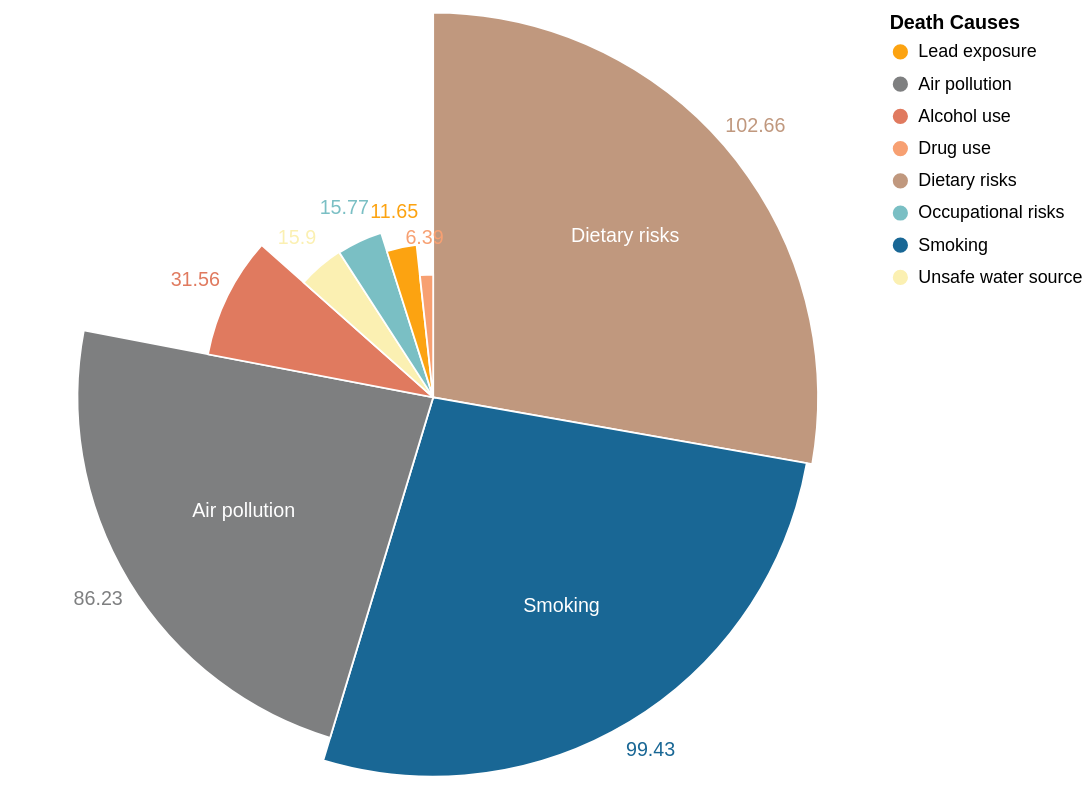

Write a Vega-Lite specification for this figure.
### Vega-Lite specification from a JSON file in a GitHub repository (floating-point values rounded to 4 significant figures)
{"$schema": "https://vega.github.io/schema/vega-lite/v5.json", "autosize": "fit-x", "height": 430, "width": 600, "data": {"values": [{"name": "Dietary risks", "value": 102.7}, {"name": "Smoking", "value": 99.43}, {"name": "Air pollution", "value": 86.23}, {"name": "Alcohol use", "value": 31.56}, {"name": "Unsafe water source", "value": 15.9}, {"name": "Occupational risks", "value": 15.77}, {"name": "Lead exposure", "value": 11.65}, {"name": "Drug use", "value": 6.39}]}, "layer": [{"mark": {"type": "arc", "innerRadius": 0, "stroke": "#fff"}}, {"mark": {"type": "text", "radiusOffset": 20}, "encoding": {"text": {"field": "value", "type": "quantitative"}}}, {"mark": {"type": "text", "radiusOffset": -75, "fill": "white", "fontSize": 11}, "encoding": {"text": {"field": "name", "type": "nominal"}, "opacity": {"condition": {"test": "datum.value > 50", "value": 1}, "value": 0}}}], "encoding": {"theta": {"field": "value", "type": "quantitative", "stack": true, "sort": "size"}, "radius": {"field": "value", "scale": {"type": "sqrt", "zero": true, "rangeMin": 20}}, "order": {"field": "value", "type": "quantitative", "sort": "descending"}, "color": {"field": "name", "type": "nominal", "title": "Death Causes", "scale": {"domain": ["Lead exposure", "Air pollution", "Alcohol use", "Drug use", "Dietary risks", "Occupational risks", "Smoking", "Unsafe water source"], "range": ["#FCA311", "#7e7f80", "#e07a5f", "#f7a072", "#c0987e", "#7ABFC4", "#196795", "#FBF0B2"]}}, "tooltip": [{"field": "name", "type": "nominal", "title": "Risk Factor"}, {"field": "value", "type": "quantitative", "title": "Death Rate"}], "strokeOpacity": {"value": 2}}}
